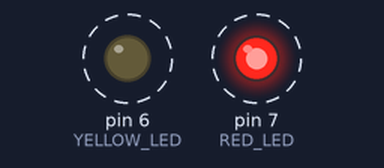
Bench run of a sketch on a simulated Arduino Uno, built with avr-gcc and run on an emulated ATmega328P. On the bench: output pins drawn as LEDs (lit = HIGH). Dashed ring = blinking.

Above: at 0.05 s.
Timing chart, 0 to 3.0 s (numbered marks = the images above):
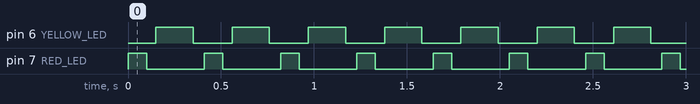

Measured:
- by itself, pin 6 (YELLOW_LED): alternates HIGH for 0.20 s and LOW for 0.21 s
- by itself, pin 7 (RED_LED): alternates HIGH for 0.10 s and LOW for 0.31 s

The sketch:

blinky.ino
```cpp
// Hannah Cukierman

#define RED_LED 7
#define YELLOW_LED 6
#define GREEN_LED 5

void setup() {
  // put your setup code here, to run once:
  pinMode(RED_LED, OUTPUT);
  pinMode(YELLOW_LED, OUTPUT);
}

void loop() {
  // put your main code here, to run repeatedly:
  digitalWrite(RED_LED, HIGH);
  delay(100);
  digitalWrite(RED_LED, LOW);
  delay(50);

   digitalWrite(YELLOW_LED, HIGH);
  delay(200);
  digitalWrite(YELLOW_LED, LOW);
  delay(60);

}
```
